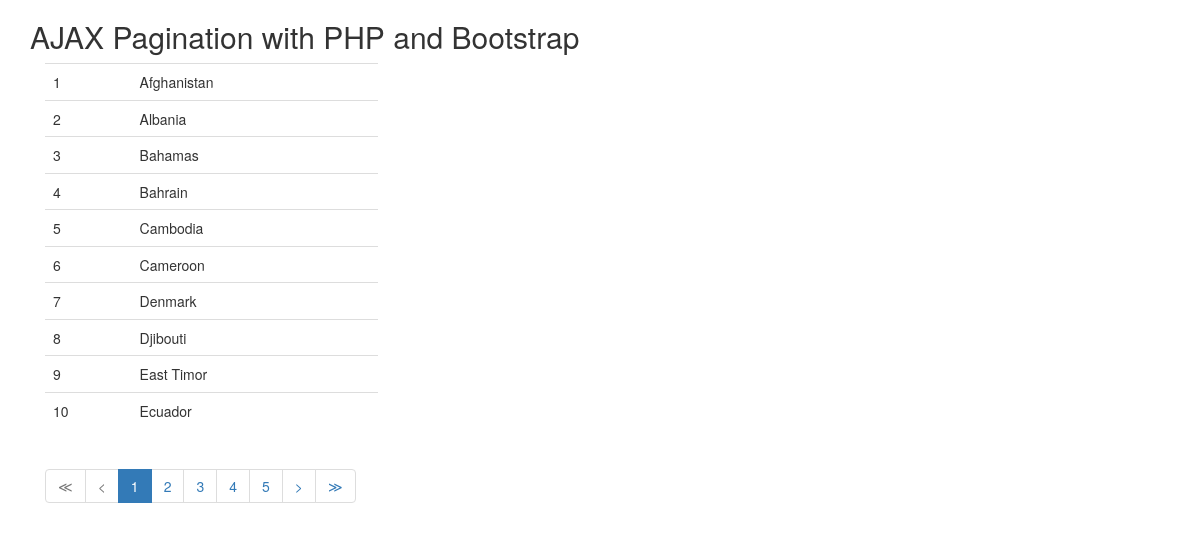
The page / on the database its author committed.
### tables this page shows
CREATE TABLE `pagination` (
  `id` int(11) NOT NULL,
  `country_name` varchar(255) NOT NULL
);

### dbclass.php (called while the page is built)
<?php
class Connection
{
	private $host = "localhost";
	private $user = "root";
	private $password = "";
	private $database = "paginationdata";
	private $conn;
	function __construct() {
		$this->conn = $this->connectDB();
	}
	function connectDB() {
		$conn = mysqli_connect($this->host,$this->user,$this->password,$this->database);
		return $conn;
	}
	function runQuery($query) {
		$result = mysqli_query($this->conn,$query);
		while($row=mysqli_fetch_assoc($result)) {
			$resultset[] = $row;
		}
		if(!empty($resultset))
			return $resultset;
	}
	function numRows($query) {
		$result  = mysqli_query($this->conn,$query);
		$rowcount = mysqli_num_rows($result);
		return $rowcount;
	}
}
?>

### index.php (the view, shortened to what this page needs)
<!DOCTYPE html>
<html lang="en">
<head>
    <link rel="stylesheet" href="https://maxcdn.bootstrapcdn.com/bootstrap/3.3.7/css/bootstrap.min.css">
</head>
<body>
    <?php
    require_once("dbclass.php");
    require_once("pagination.class.php");
    $dbConnection  = new Connection();
    $perPage       = new sbpagination();
    $sqlquery      = "SELECT * from pagination ";
    $query         = $sqlquery."limit 0," . $perPage->perpage;
    $getData       = $dbConnection->runQuery($query);
    $rowcount      = $dbConnection->numRows($sqlquery);
    $showpagination = $perPage->getAllPageLinks($rowcount);
    ?>
    <div class="container">
        <h2>AJAX Pagination with PHP and Bootstrap</h2>
        <div class="col-md-12">
            <div id="pagination-result">
                <table class="table" style="width: 30%;">
                    <tbody>
                        <?php
                        foreach ($getData as $data)
                        {
                            echo "<tr><td>".$data["id"]."</td><td>".$data["country_name"]."</td><tr>";
                        }
                        ?>
                    </tbody>
                </table>
                <?php
                if(!empty($showpagination))
                {
                    ?>
                    <ul class="pagination">
                        <?php echo $showpagination; ?>
                    </ul>
                    <?php
                }
                ?>
            </div>
        </div>
    </div>
</body>
</html>

### pagination.class.php (shortened to what this page needs)
<?php
class sbpagination
{
	public $perpage;
	function __construct()
	{
		$this->perpage = 10;
	}
	function getAllPageLinks($count)
	{
		$output = '';
		if($this->perpage != 0)
			$pages  = ceil($count/$this->perpage);
		if($pages>1) {
			if($_GET["page"] == 1)
				$output = $output . '<li class="page-item disabled"><a href="javascript:void(0);" class="link first disabled">&#8810;</a></li><li class="page-item disabled"><a href="javascript:void(0);" class="link disabled">&#60;</span></li>';
			else
				$output = $output . '<li class="page-item"><a href="javascript:void(0);" class="link first page" data-page="'.(1).'" >&#8810;</a></li><li class="page-item"><a href="javascript:void(0);" class="page-link page" data-page="'.($_GET["page"]-1).'" >&#60;</a></li>';
			if ($_GET["page"]<4)
			{
				$start 	= 1;
				$end 	= 5;
			}
			else
			{
				$start 	= ($_GET["page"]-2);
				$end 	= ($_GET["page"]+2);
			}
			$endpage = ($pages-3);
			for($i=$start; $i<=$end; $i++)
			{
				if($_GET["page"] == $i)
				{
					$output = $output . '<li class="page-item active"><a href="javascript:void(0);" id='.$i.' class="link current">'.$i.'</a></li>';
				}
				else
				{
					$output = $output . '<li class="page-item"><a href="javascript:void(0);" class="page-link page" data-page="'.$i.'" >'.$i.'</a></li>';
				}
			}
			if($_GET["page"] < $pages)
				$output = $output . '<li class="page-item"><a href="javascript:void(0);" class="page-link page" data-page="'.($_GET["page"]+1).'" >></a></li><li href="javascript:void(0);" class="page-item"><a href="javascript:void(0);" class="page-link page" data-page="'.($pages).'" >&#8811;</a>';
			else
				$output = $output . '<li class="page-item disabled"><a href="javascript:void(0);" class="link disabled">></a></li><li class="page-item disabled"><a href="javascript:void(0);" class="link disabled">&#8811;</a></li>';
		}
		return $output;
	}
}
?>

### rows shown on the page
pagination: id "1", country_name "Afghanistan"
pagination: id "2", country_name "Albania"
pagination: id "3", country_name "Bahamas"
pagination: id "4", country_name "Bahrain"
pagination: id "5", country_name "Cambodia"
pagination: id "6", country_name "Cameroon"
pagination: id "7", country_name "Denmark"
pagination: id "8", country_name "Djibouti"
pagination: id "9", country_name "East Timor"
pagination: id "10", country_name "Ecuador"
